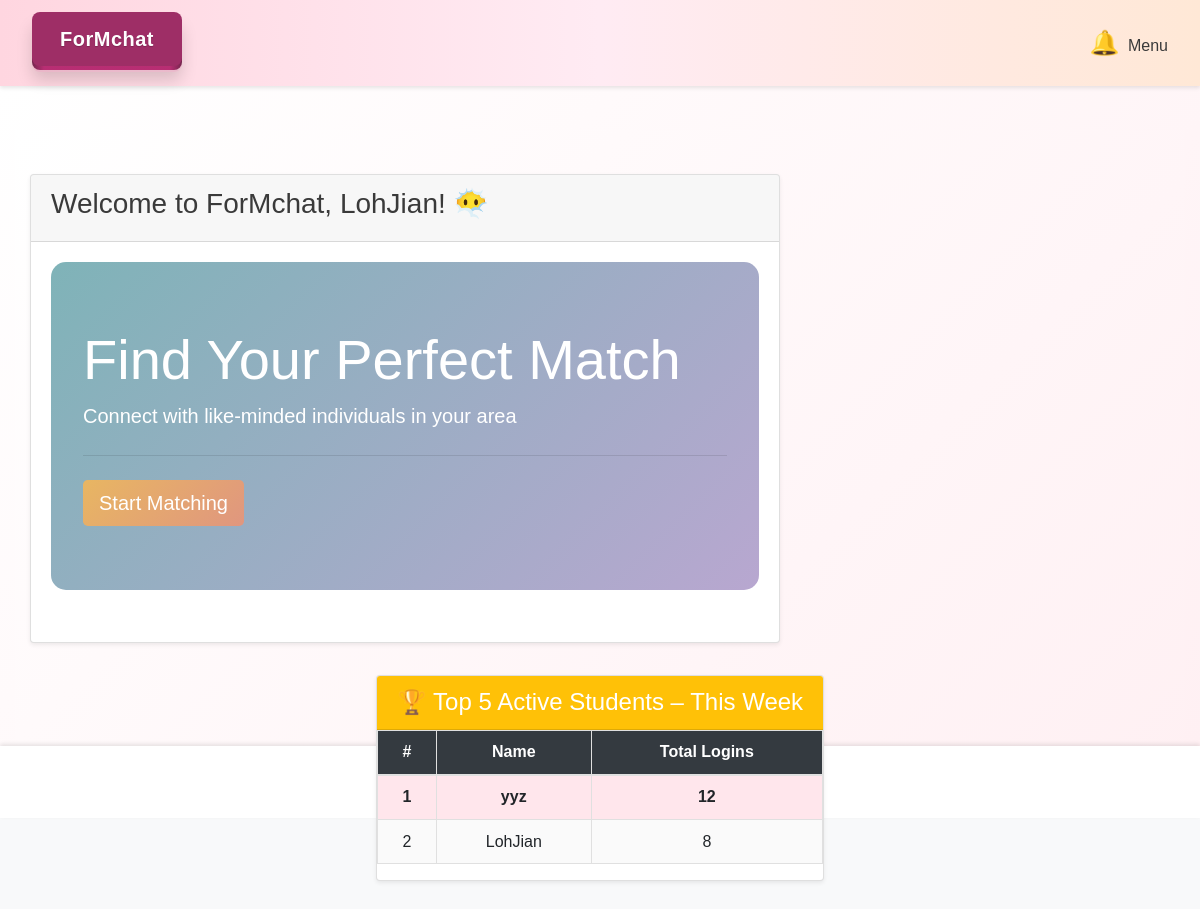
The page /mainpage (signed in) on the database its author committed.
### app.py (models this page shows)
class User(db.Model):
    __tablename__ = 'user'
    id = db.Column(db.Integer, primary_key=True)
    username = db.Column(db.String(100), nullable=False)
    email = db.Column(db.String(120), unique=True, nullable=False)
    password = db.Column(db.String(200), nullable=False)
    is_verified = db.Column(db.Boolean, default=False)
    verification_status = db.Column(db.String(100), default="Pending Approval")
    age = db.Column(db.Integer)
    race = db.Column(db.String(50))
    faculty = db.Column(db.String(50))
    sex = db.Column(db.String(10))
    bio = db.Column(db.Text)
    location = db.Column(db.String(100))
    avatar = db.Column(db.String(200), default=app.config['DEFAULT_AVATAR_PATH'])
    likes_received = db.relationship("Like", foreign_keys="Like.target_user_id", backref="target_user")
    loves_received = db.relationship("Love", foreign_keys="Love.target_user_id", backref="target_user")
    sent_messages = db.relationship('Message', foreign_keys='Message.sender_id', backref='sender')
    received_messages = db.relationship('Message', foreign_keys='Message.receiver_id', backref='receiver')
    last_login = db.Column(db.DateTime, default=datetime.utcnow)
    login_count = db.Column(db.Integer, default=0)

### app.py (the view)
@app.route('/mainpage')
def mainpage():
    if 'user_id' not in session:
        return redirect(url_for('login'))
    user = User.query.get(session['user_id'])
    if not user:
        flash('User not found')
        return redirect(url_for('login'))
    one_week_ago = datetime.utcnow() - timedelta(days=7)
    top_users = User.query.filter(User.last_login >= one_week_ago)\
                          .order_by(User.login_count.desc())\
                          .limit(5).all()
    return render_template('mainpage.html', user=user, users=top_users)

### app.py (called while the page is built)
@app.before_request
def before_request():
    if 'session_id' not in session:
        session['session_id'] = secrets.token_hex(16)

def generate_csrf_token():
    if 'csrf_token' not in session:
        session['csrf_token'] = secrets.token_hex(16)
    return session['csrf_token']

@app.context_processor
def inject_user_and_notifications():
    user = None
    unread_count = 0
    if 'user_id' in session:
        user_id = session['user_id']
        user = User.query.get(user_id)
        unread_count = Notification.query.filter_by(user_id=user_id, is_read=False).count()
    return dict(user=user, unread_count=unread_count)

@app.context_processor   #pass current_user to render_template() again and always available in base.html
def inject_current_user():
    user_id = session.get('user_id')
    if user_id:
        current_user = User.query.get(user_id)
        return dict(current_user=current_user)
    return dict(current_user=None)

### frontend/templates/mainpage.html (shortened to what this page needs)
{% extends "base.html" %}
{% block content %}
<head>
    <link rel="stylesheet" href="https://stackpath.bootstrapcdn.com/bootstrap/4.5.2/css/bootstrap.min.css">
    <link rel="stylesheet" href="{{ url_for('static', filename='css/style.css') }}">
</head>
<body>
    <div class="body-color">
        <div class="container-fluid mt-4">
    <div class="body-color">
        <div class="container-fluid mt-4">
            <div class="row">
                <div class="col-md-8">
                    <div class="card">
                        <div class="card-header">
                            <h3>Welcome to ForMchat, {{ user.username }}! 😶‍🌫️</h3>
                        </div>
                        <div class="card-body">
                            <div class="jumbotron">
                                <h1 class="display-4">Find Your Perfect Match</h1>
                                <p class="lead">Connect with like-minded individuals in your area</p>
                                <hr class="my-4">
                                <a class="btn start-matching-btn btn-lg" role="button" onclick="window.location.href='/matches'">Start Matching</a>
                            </div>
                        </div>
                    </div>
                </div>
                <section class="top-active box card">
                    <div class="card-header bg-warning text-white">
                        <h4 class="mb-0">🏆 Top 5 Active Students – This Week</h4>
                    </div>
                    <div class="card-body p-0">
                        <table class="leaderboard table">
                            <thead class="thead-dark">
                                <tr>
                                    <th scope="col">#</th>
                                    <th scope="col">Name</th>
                                    <th scope="col">Total Logins</th>
                                </tr>
                            </thead>
                            <tbody>
                                {% for user in users %}
                                <tr>
                                    <td>{{ loop.index }}</td>
                                    <td>{{ user.username }}</td>
                                    <td>{{ user.login_count }}</td>
                                </tr>
                                {% endfor %}
                            </tbody>
                        </table>
                    </div>
                </section>
            </div>
        </div>
    </div>
</body>
{% endblock %}

### frontend/static/css/style.css (style rules this page uses)
body { font-family: 'Arial', sans-serif; margin: 0; padding: 0; background-color: #FFD3B6; color: #3A3A3A; display: flex; flex-direction: column; min-height: 100vh; }
.body-color { flex: 1; display: flex; flex-direction: column; padding: 20px 0; background: linear-gradient(135deg, #ffffff 0%,#fff0f3 100% ); height: calc(100vh - 140px); }
.card { box-shadow: 0 0.125rem 0.25rem rgba(0,0,0,0.075); }
.jumbotron { background: linear-gradient(135deg, #ff758c 0%, #ff7eb3 100%); color: white; border-radius: 15px; }
body { background-color: #f8f9fa; }
.jumbotron { background: linear-gradient(135deg, #7FB3B8 0%, #B8A7D0 100%); color: white; border-radius: 15px; }
.start-matching-btn { background: linear-gradient(135deg, #E8B662 0%, #E0967F 100%); border: none; color: white; transition: all 0.3s ease; }
.top-active { max-width: 480px; margin: 2rem auto; text-align: center; }
.leaderboard { width: 100%; border-collapse: collapse; font-family: Arial, Helvetica, sans-serif; }
.leaderboard th, .leaderboard td { padding: 0.6rem; border: 1px solid #e0e0e0; }
.leaderboard thead { background: #ff99ac; color: #fff; }
.leaderboard tbody tr:nth-child(even) { background: #fafafa; }
.leaderboard tbody tr:first-child td { font-weight: 700; background: #ffe6ec; }
.leaderboard.table th, .leaderboard.table td { border-color: #e0e0e0; }

### rows shown on the page
User: username "LohJian", login_count "8"
User: username "yyz", login_count "12"
